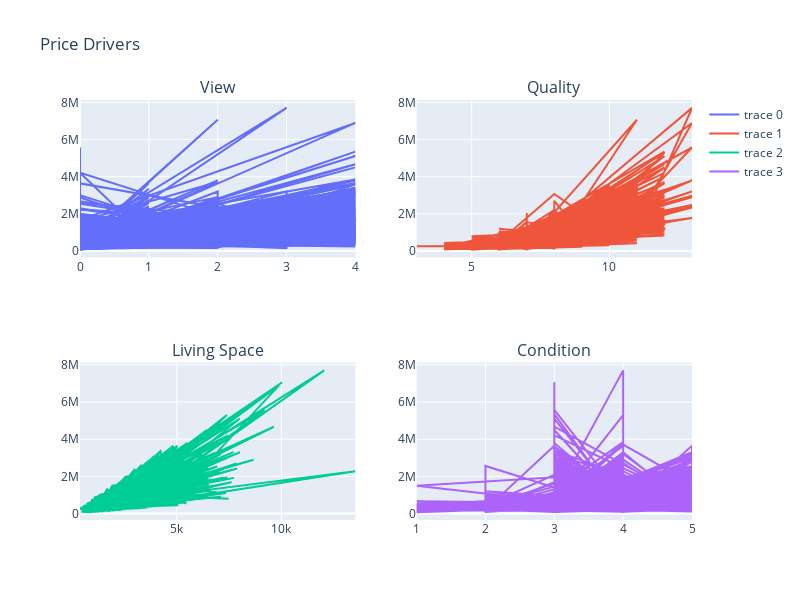

The code cell stored with this chart in its notebook:
### Code cell
# Plot interesting data
import plotly.graph_objects as go
from plotly.subplots import make_subplots

y = housing["price"]

fig = make_subplots(
    rows = 2, cols = 2, 
    subplot_titles=("View", "Quality", "Living Space", "Condition"))

fig.add_trace(go.Scatter(x=housing["view"], y=y),
              row=1, col=1)
fig.add_trace(go.Scatter(x=housing["grade"], y=y),
              row=1, col=2)
fig.add_trace(go.Scatter(x=housing["sqft_living"], y=y),
              row=2, col=1)
fig.add_trace(go.Scatter(x=housing["condition"], y=y),
              row=2, col=2)
fig.update_layout(height=600, width=800, title_text="Price Drivers")
fig.show()

### Figure 1 — Plotly figure (JSON) as saved in the notebook; plotly's stock layout.template omitted (floating-point values rounded to 4 significant figures; data arrays with more than 128 entries replaced by an {"elided": "..."} marker saying what was removed)
{"data": [{"type": "scatter", "x": {"elided": "21597 int values"}, "xaxis": "x", "y": {"elided": "21597 int values"}, "yaxis": "y"}, {"type": "scatter", "x": {"elided": "21597 int values"}, "xaxis": "x2", "y": {"elided": "21597 int values"}, "yaxis": "y2"}, {"type": "scatter", "x": {"elided": "21597 int values"}, "xaxis": "x3", "y": {"elided": "21597 int values"}, "yaxis": "y3"}, {"type": "scatter", "x": {"elided": "21597 int values"}, "xaxis": "x4", "y": {"elided": "21597 int values"}, "yaxis": "y4"}], "layout": {"annotations": [{"font": {"size": 16}, "showarrow": false, "text": "View", "x": 0.225, "xanchor": "center", "xref": "paper", "y": 1, "yanchor": "bottom", "yref": "paper"}, {"font": {"size": 16}, "showarrow": false, "text": "Quality", "x": 0.775, "xanchor": "center", "xref": "paper", "y": 1, "yanchor": "bottom", "yref": "paper"}, {"font": {"size": 16}, "showarrow": false, "text": "Living Space", "x": 0.225, "xanchor": "center", "xref": "paper", "y": 0.375, "yanchor": "bottom", "yref": "paper"}, {"font": {"size": 16}, "showarrow": false, "text": "Condition", "x": 0.775, "xanchor": "center", "xref": "paper", "y": 0.375, "yanchor": "bottom", "yref": "paper"}], "height": 600, "title": {"text": "Price Drivers"}, "width": 800, "xaxis": {"anchor": "y", "domain": [0, 0.45]}, "xaxis2": {"anchor": "y2", "domain": [0.55, 1]}, "xaxis3": {"anchor": "y3", "domain": [0, 0.45]}, "xaxis4": {"anchor": "y4", "domain": [0.55, 1]}, "yaxis": {"anchor": "x", "domain": [0.625, 1]}, "yaxis2": {"anchor": "x2", "domain": [0.625, 1]}, "yaxis3": {"anchor": "x3", "domain": [0, 0.375]}, "yaxis4": {"anchor": "x4", "domain": [0, 0.375]}}}
